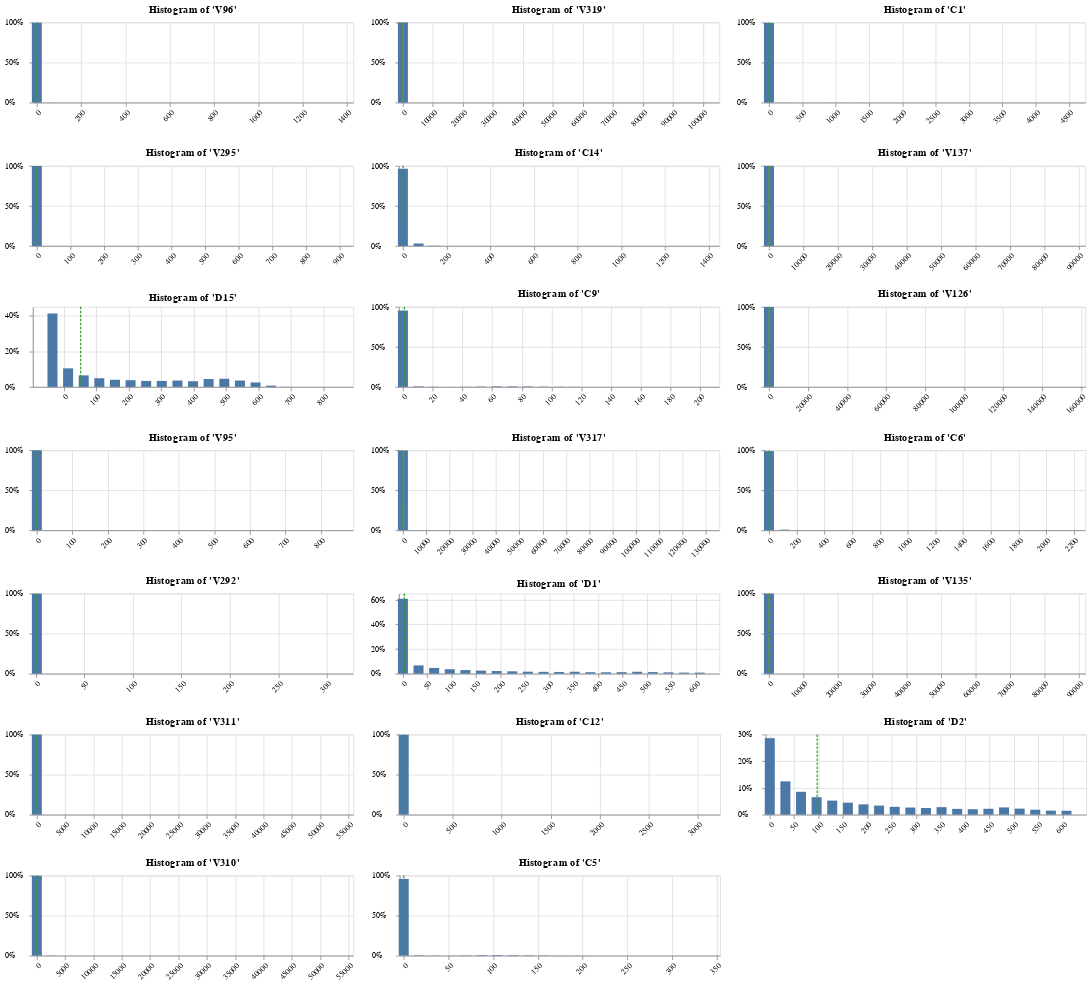

This figure's notebook cell:
### Code cell
charts = []
for feature in selected_features:
    charts.append(
        plot_histogram(
            df_train[feature].dropna(),
            feature,
            bins=20,
            bar_size=12.5,
            height=100,
            n_digits=0,
        )
    )

rows = []
for i, chart in enumerate(charts):
    if (i % 3 == 2) or (i == len(charts) - 1):
        rows.append(alt.HConcatChart(hconcat=charts[i - (i % 3) : i + 1]))
alt.VConcatChart(vconcat=rows).configure_axisY(
    labelAlign="left", labelLimit=30, labelPadding=30
).configure_axisX(labelAngle=-45)
